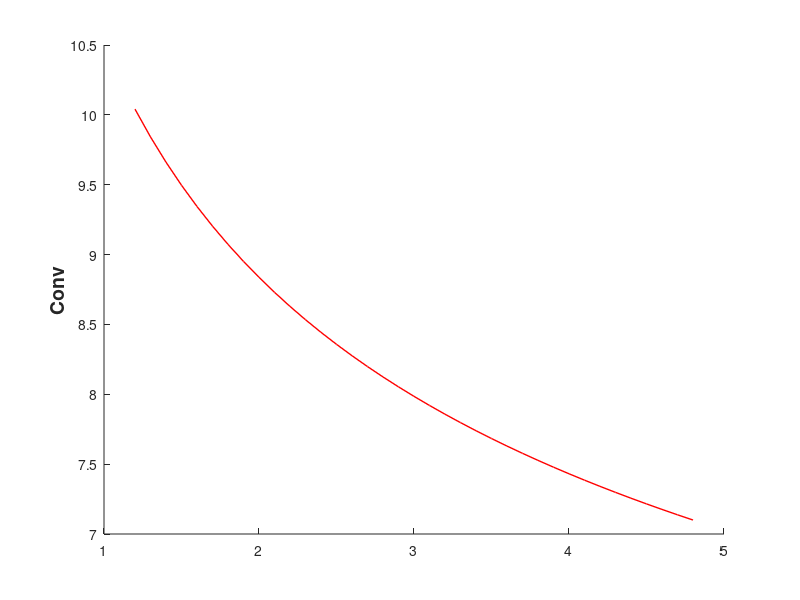

The MATLAB source for this figure: (Note: this script raises an error after producing the figure.)
% https://www.electronics-cooling.com/2001/08/simplified-formula-for-estimating-natural-convection-heat-transfer-coefficient-on-a-flat-plate/

%% SIMPLIFIED FORMULA FOR VERTICAL HEAT-SINK
index = [0.012:0.001:0.048]; % m
h_fin = zeros(37,1);
thermal_resistance = zeros(37,1); % C/W
y = 107e-3; % m - Length of fin (avg)
b = 3e-3; % m - Width of fin
A = b*y; % m2
Ploss_single = 4; % W
Num_fin = 12;
T_a = 273 + 25; % 
for i = 1:37
    C = 1.42;
    n = 0.25;
    L = index(i); 
    Surface_area = 2*(y+b)*L + A;
    power = Ploss_single*6/Num_fin;
    %T_s = (power/(C*A))^(1/(n+1)) * L^(n/(n+1))+T_a
    T_s = T_a + 30;
    h_fin(i) = C*((T_s-T_a)/L)^n;
    thermal_resistance(i) = 1/((h_fin(i)*Surface_area)*12);
end

figure;
hold all;
plot(1e2*index,h_fin,'r-','Linewidth',1);
ylabel('Conv','FontSize',14,'FontWeight','Bold')
yyaxis right
plot(1e2*index,thermal_resistance,'b-','Linewidth',1);
ylabel('Rth','FontSize',14,'FontWeight','Bold')
set(gca,'FontSize',14);
xlabel('Fin height (cm)','FontSize',14,'FontWeight','Bold')
%xlim([-10 20]);
%legend({'Phase-A','Phase-B','Phase-C'},'Location','northeast');

%%
Ploss_single = 4; % W
b = 8.57E-3; %gap between adjacent plates
L = 5E-3; %m length of plate in vertical flow direction
%L = 107e-3; % m - Length of base (avg)
T_a = 273+25;%temperature of ambient air
C = 1.32;
n = 0.25;
A = 0.0105; % m^2 base area
%T_s = (Ploss_single*6/(C*A))^(1/(n+1)) * L^(n/(n+1)) + T_a
T_s = T_a + 20;
h_simple = C*((T_s-T_a)/L)^n
Rth = 1/(h_simple*A)

%%
Rth_juction_case = 0.5; % C/W
Rth_pcb = 3.39; % C/W
thermal_cond_tim = 5; % W/mK
area_tim = 15e-3*15e-3; % m^2
length_tim = 2e-3; % m
Rth_tim = length_tim/(thermal_cond_tim*area_tim); % C/W
Rth_path = Rth_tim + Rth_juction_case + Rth_pcb; % C/W
Ploss_single = 1:0.1:10; % W
Ploss_total = Ploss_single*6; % W
Tambient = 25; % C
Tjunction = 105; % C
Rth_heat_sink = (Tjunction - Tambient - Ploss_single*Rth_path)./(6*Ploss_single);
figure
hold all;
plot(Ploss_single,Rth_heat_sink,'b-','Linewidth',2);
set(gca,'FontSize',14);
xlabel('Single device loss (W)','FontSize',14,'FontWeight','Bold')
ylabel('Required R_{th-hs} (C/W)','FontSize',14,'FontWeight','Bold')
